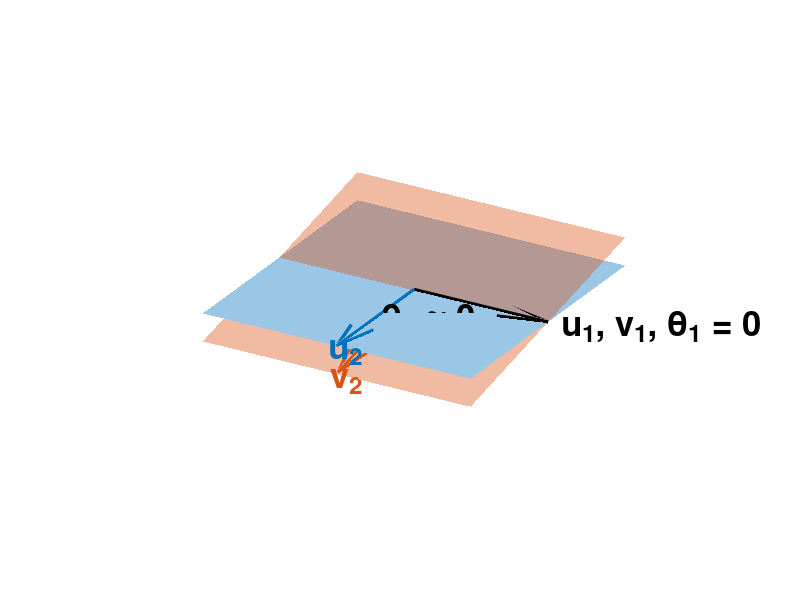
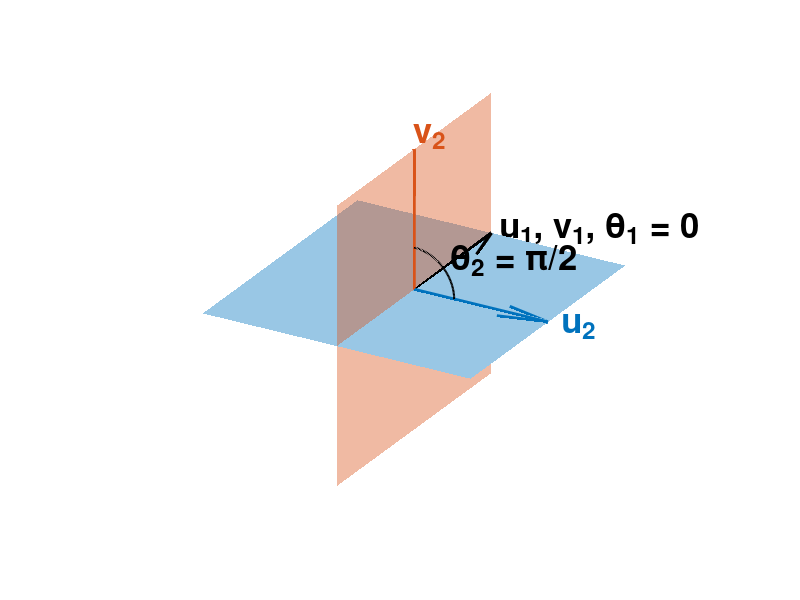

The MATLAB script that drew these images, in order:
%% MATLAB代码：为论文生成主角度对比图
%
% 功能：
% 1. 生成一个主角度较小 (well-aligned) 的示意图。
% 2. 生成一个主角度较大 (poorly-aligned) 的示意图。
%
% 特点：
% - 蓝色平面 (Subspace U) 在两张图中完全一致。
% - 观察视角 (Camera View) 在两张图中完全一致，便于对比。

% --- 1. 初始化 ---
clc;            % 清除命令行窗口
clear;          % 清除工作区变量
close all;      % 关闭所有图形窗口

% --- 2. 通用参数设置 ---
fontSize = 25;      % 所有标注的字体大小
vec_length = 2;     % 向量箭头的长度
vec_width = 2.5;    % 向量箭头的线宽
common_view = [120, 25]; % <<-- 统一的观察视角 [方位角, 仰角]

% 定义颜色
color_plane_u = '#0072BD'; % 蓝色 (Subspace U)
color_plane_v = '#D95319'; % 橙色 (Subspace V)
color_intersection = 'black'; 

% --- 3. 定义公共的蓝色平面 (Subspace U) ---
% 为了简单和一致，我们使用 XY 平面作为公共的蓝色平面
% 其法向量为 Z 轴方向
n_u = [0, 0, 1];

%%%%%%%%%%%%%%%%%%%%%%%%%%%%%%%%%%%%%%%%%%%%%%%%%%%%%%%%%%%%%%%%%%%%%%%%%%%
%% 图 1: 生成主角度较小的示意图 (Well-Aligned Subspaces)
%%%%%%%%%%%%%%%%%%%%%%%%%%%%%%%%%%%%%%%%%%%%%%%%%%%%%%%%%%%%%%%%%%%%%%%%%%%

% --- 定义一个与蓝色平面夹角很小的橙色平面 ---
n_v_small = [0.2, 0, 1]; % 法向量与 n_u 非常接近
n_v_small = n_v_small / norm(n_v_small); % 单位化

% --- 计算主向量和主角度 ---
u1 = cross(n_u, n_v_small); u1 = u1/norm(u1);
v1 = u1;
u2 = cross(u1, n_u); u2 = u2/norm(u2);
v2_small = cross(u1, n_v_small); v2_small = v2_small/norm(v2_small);
theta2_small = acos(dot(u2, v2_small));

% --- 绘图 ---
figure('Name', '小角度示意图', 'Color', 'w');
hold on;

% 创建网格并绘制平面
[x_grid, y_grid] = meshgrid(-2:0.5:2);
z_grid_u = zeros(size(x_grid)); % 蓝色平面是 XY 平面 (z=0)
z_grid_v_small = -(n_v_small(1) * x_grid + n_v_small(2) * y_grid) / n_v_small(3);
surf(x_grid, y_grid, z_grid_u, 'FaceColor', color_plane_u, 'FaceAlpha', 0.4, 'EdgeColor', 'none');
surf(x_grid, y_grid, z_grid_v_small, 'FaceColor', color_plane_v, 'FaceAlpha', 0.4, 'EdgeColor', 'none');

% 绘制主向量
origin = [0, 0, 0];
quiver3(origin(1), origin(2), origin(3), u1(1), u1(2), u1(3), vec_length, 'Color', color_intersection, 'LineWidth', vec_width);
quiver3(origin(1), origin(2), origin(3), u2(1), u2(2), u2(3), vec_length, 'Color', color_plane_u, 'LineWidth', vec_width);
quiver3(origin(1), origin(2), origin(3), v2_small(1), v2_small(2), v2_small(3), vec_length, 'Color', color_plane_v, 'LineWidth', vec_width);

% 添加标注
text(u1(1)*vec_length*1.1, u1(2)*vec_length*1.1, u1(3)*vec_length*1.1, ...
    '{\bfu_1, v_1, \theta_1 = 0}', 'FontSize', fontSize, 'Color', 'k', 'FontWeight', 'bold');
text(u2(1)*vec_length*1.1, u2(2)*vec_length*1.1, u2(3)*vec_length*1.1, ...
    '{\bfu_2}', 'FontSize', fontSize, 'Color', color_plane_u, 'FontWeight', 'bold');
text(v2_small(1)*vec_length*1.1, v2_small(2)*vec_length*1.1, v2_small(3)*vec_length*1.1, ...
    '{\bfv_2}', 'FontSize', fontSize, 'Color', color_plane_v, 'FontWeight', 'bold');

% 标注角度 θ₂
arc_radius = 0.6;
angles = linspace(0, theta2_small, 50);
v_perp = v2_small - dot(v2_small, u2) * u2; v_perp = v_perp / norm(v_perp);
arc_points = arc_radius * (cos(angles)' * u2 + sin(angles)' * v_perp);
plot3(arc_points(:,1), arc_points(:,2), arc_points(:,3), 'k', 'LineWidth', 1.5);
text_pos = arc_radius * 1.4 * (cos(theta2_small/2) * u2 + sin(theta2_small/2) * v_perp);
text(text_pos(1), text_pos(2), text_pos(3), '\theta_2 \approx 0', 'FontSize', fontSize, 'FontWeight', 'bold');

% --- 设置视角并保存 ---
axis equal; axis off;
view(common_view); % <<-- 使用统一视角
hold off;
outputFileName_small = 'Principal_Angles_Small_Angle.png';
exportgraphics(gca, outputFileName_small, 'Resolution', 300);
fprintf('小角度示意图已保存为: %s\n', outputFileName_small);

%%%%%%%%%%%%%%%%%%%%%%%%%%%%%%%%%%%%%%%%%%%%%%%%%%%%%%%%%%%%%%%%%%%%%%%%%%%
%% 图 2: 生成主角度较大的示意图 (Poorly-Aligned Subspaces)
%%%%%%%%%%%%%%%%%%%%%%%%%%%%%%%%%%%%%%%%%%%%%%%%%%%%%%%%%%%%%%%%%%%%%%%%%%%

% --- 定义一个与蓝色平面垂直的橙色平面 ---
n_v_large = [0, 1, 0]; % 法向量与 n_u 正交 (XZ 平面)

% --- 计算主向量和主角度 ---
u1 = cross(n_u, n_v_large); u1 = u1/norm(u1);
v1 = u1;
u2 = cross(u1, n_u); u2 = u2/norm(u2);
v2_large = -cross(u1, n_v_large); v2_large = v2_large/norm(v2_large); % 负号确保 v2 向上
theta2_large = acos(dot(u2, v2_large)); % 应为 pi/2

% --- 绘图 ---
figure('Name', '大角度示意图', 'Color', 'w');
hold on;

% 创建网格并绘制平面
[x_grid, y_grid] = meshgrid(-2:0.5:2);
z_grid_u = zeros(size(x_grid)); % 蓝色平面是 XY 平面 (z=0)
[x_grid_2, z_grid_2] = meshgrid(-2:0.5:2);
y_grid_2 = zeros(size(x_grid_2)); % 橙色平面是 XZ 平面 (y=0)
surf(x_grid, y_grid, z_grid_u, 'FaceColor', color_plane_u, 'FaceAlpha', 0.4, 'EdgeColor', 'none');
surf(x_grid_2, y_grid_2, z_grid_2, 'FaceColor', color_plane_v, 'FaceAlpha', 0.4, 'EdgeColor', 'none');

% 绘制主向量
quiver3(origin(1), origin(2), origin(3), u1(1), u1(2), u1(3), vec_length, 'Color', color_intersection, 'LineWidth', vec_width);
quiver3(origin(1), origin(2), origin(3), u2(1), u2(2), u2(3), vec_length, 'Color', color_plane_u, 'LineWidth', vec_width);
quiver3(origin(1), origin(2), origin(3), v2_large(1), v2_large(2), v2_large(3), vec_length, 'Color', color_plane_v, 'LineWidth', vec_width);

% 添加标注
text(u1(1)*vec_length*1.1, u1(2)*vec_length*1.05, u1(3)*vec_length*1.1, ...
    '{\bfu_1, v_1, \theta_1 = 0}', 'FontSize', fontSize, 'Color', 'k', 'FontWeight', 'bold');
text(u2(1)*vec_length*1.1, u2(2)*vec_length*1.1, u2(3)*vec_length*1.1, ...
    '{\bfu_2}', 'FontSize', fontSize, 'Color', color_plane_u, 'FontWeight', 'bold');
text(v2_large(1)*vec_length*0.8, v2_large(2)*vec_length*0.8, v2_large(3)*vec_length*1.1, ...
    '{\bfv_2}', 'FontSize', fontSize, 'Color', color_plane_v, 'FontWeight', 'bold');

% 标注角度 θ₂
arc_radius = 0.6;
angles = linspace(0, theta2_large, 50);
arc_points = arc_radius * (cos(angles)' * u2 + sin(angles)' * v2_large);
plot3(arc_points(:,1), arc_points(:,2), arc_points(:,3), 'k', 'LineWidth', 1.5);
text_pos = arc_radius * 1.3 * (cos(theta2_large/2) * u2 + sin(theta2_large/2) * v2_large);
text(text_pos(1), text_pos(2), text_pos(3), '\theta_2 = \pi/2', 'FontSize', fontSize, 'FontWeight', 'bold');

% --- 设置视角并保存 ---
axis equal; axis off;
view(common_view); % <<-- 使用统一视角
hold off;
outputFileName_large = 'Principal_Angles_Large_Angle.png';
exportgraphics(gca, outputFileName_large, 'Resolution', 300);
fprintf('大角度示意图已保存为: %s\n', outputFileName_large);